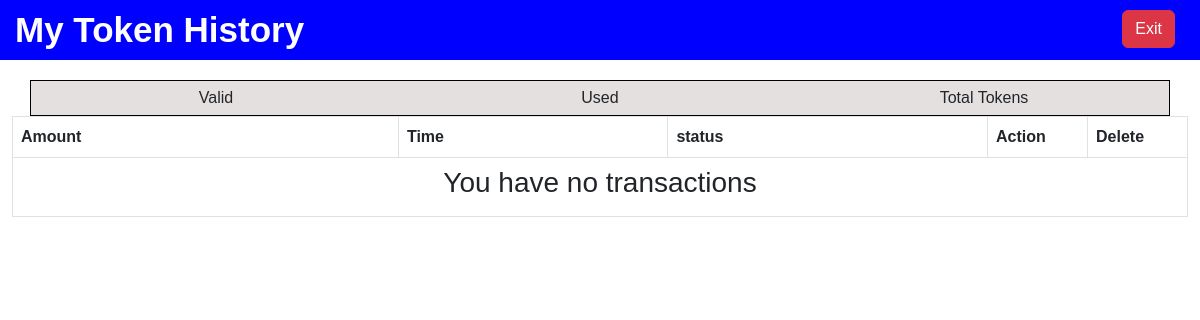
Page /my_paycodes (signed in) on the earlier database version.
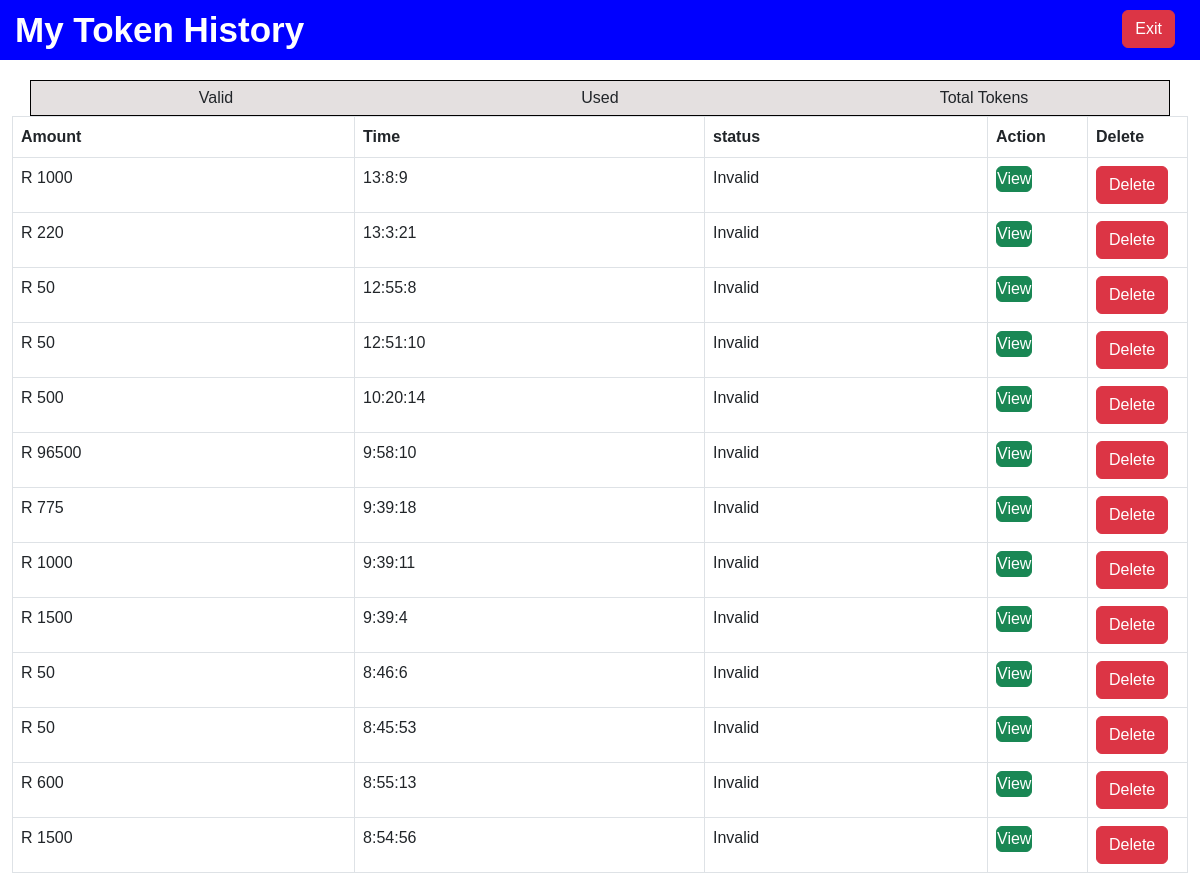
Same page on the later database version.
### app_models/accounts.py (models this page shows)
class Recharge_Tokens(db.Model):
    id = db.Column(db.Integer, primary_key=True)
    token = db.Column(db.Integer, unique=True)
    sender_name = db.Column(db.String(100))
    currency = db.Column(db.String(100))
    currency_symbol = db.Column(db.String(5))
    value = db.Column(db.Integer)
    status = db.Column(db.String(50))
    created_date = db.Column(db.Date)
    created_time = db.Column(db.Time)
    user_id = db.Column(db.ForeignKey("user.id"), nullable=False)

### app.py (the view)
@app.route("/my_paycodes")
@login_required
def my_paycodes():
    page_name = 'My Token History'
    user_id = current_user.id
    account = Accounts.query.get(user_id)
    sender_name = account.account_name
    tokens = Recharge_Tokens.query.filter_by(user_id=user_id,).order_by(
        Recharge_Tokens.created_date.desc(),
        Recharge_Tokens.created_time.desc()
    ).all()
    return render_template("funds/my_paycodes.html", tokens=tokens,page_name=page_name,sender_name=sender_name)

### app.py (called while the page is built)
@login_manager.user_loader
def load_user(user_id):
    return User.query.get(int(user_id))

### templates/funds/my_paycodes.html (shortened to what this page needs)
{% extends  'layouts/statements.html' %}
{% block content %}
<div class="container">
    <div class="row">
        <div class="col">Valid {{ valid_codes }}</div>
        <div class="col">Used {{used_codes }}</div>
        <div class="col">Total Tokens {{total_codes}}</div>
    </div>
</div>
<table class="table table-bordered">
    <thead>
        <tr>
            <th>Amount</th>
            <th>Time</th>
            <th>status</th>
            <th class="action">Action</th>
            <th class="action mobile">Delete</th>
        </tr>
    </thead>
    <tbody>
        {% if tokens %}
        {% for token in tokens %}
        <tr >
            <td class="{{balance}}" >{{ token.currency_symbol}} {{ token.value }}</td>
            <td>{{token.created_time.hour}}:{{token.created_time.minute}}:{{token.created_time.second}}</td>
            <td>{{ token.status|capitalize }}</td>
            <td >
                <form method="POST" action="/view_paycode">
                    <button type="submit" class="btn btn-success ">View</button>
                </form>
            </td>
            <td class="mobile">
                <form method="POST" action="{{ url_for('delete_token', token_id=token.id) }}">
                    {% if token.status == 'Valid' %}
                    <button type="submit" id="delete" class="btn btn-primary">Reverse</button>
                    {% else %}
                    <button type="submit" class="btn btn-danger ">Delete</button>
                    {% endif %}
                </form>
            </td>
        </tr>
        {% endfor %}
        {% else %}
        <tr>
            <td colspan="8">
                <center>
                    <h3>You have no transactions</h3>
                </center>
            </td>
        </tr>
        {% endif %}
    </tbody>
            </table>
{% endblock %}

Differences in the rows shown:
added Recharge_Tokens: currency_symbol "R", value "1000", created_time.hour "13", created_time.minute "8", created_time.second "9", status "Invalid", shows "Delete"
added Recharge_Tokens: currency_symbol "R", value "220", created_time.hour "13", created_time.minute "3", created_time.second "21", status "Invalid", shows "Delete"
added Recharge_Tokens: currency_symbol "R", value "50", created_time.hour "12", created_time.minute "55", created_time.second "8", status "Invalid", shows "Delete"
added Recharge_Tokens: currency_symbol "R", value "50", created_time.hour "12", created_time.minute "51", created_time.second "10", status "Invalid", shows "Delete"
added Recharge_Tokens: currency_symbol "R", value "500", created_time.hour "10", created_time.minute "20", created_time.second "14", status "Invalid", shows "Delete"
added Recharge_Tokens: currency_symbol "R", value "96500", created_time.hour "9", created_time.minute "58", created_time.second "10", status "Invalid", shows "Delete"
added Recharge_Tokens: currency_symbol "R", value "775", created_time.hour "9", created_time.minute "39", created_time.second "18", status "Invalid", shows "Delete"
added Recharge_Tokens: currency_symbol "R", value "1000", created_time.hour "9", created_time.minute "39", created_time.second "11", status "Invalid", shows "Delete"
added Recharge_Tokens: currency_symbol "R", value "1500", created_time.hour "9", created_time.minute "39", created_time.second "4", status "Invalid", shows "Delete"
added Recharge_Tokens: currency_symbol "R", value "50", created_time.hour "8", created_time.minute "46", created_time.second "6", status "Invalid", shows "Delete"
added Recharge_Tokens: currency_symbol "R", value "50", created_time.hour "8", created_time.minute "45", created_time.second "53", status "Invalid", shows "Delete"
added Recharge_Tokens: currency_symbol "R", value "600", created_time.hour "8", created_time.minute "55", created_time.second "13", status "Invalid", shows "Delete"
added Recharge_Tokens: currency_symbol "R", value "1500", created_time.hour "8", created_time.minute "54", created_time.second "56", status "Invalid", shows "Delete"
Other differences:
text no longer shown: "You have no transactions"
